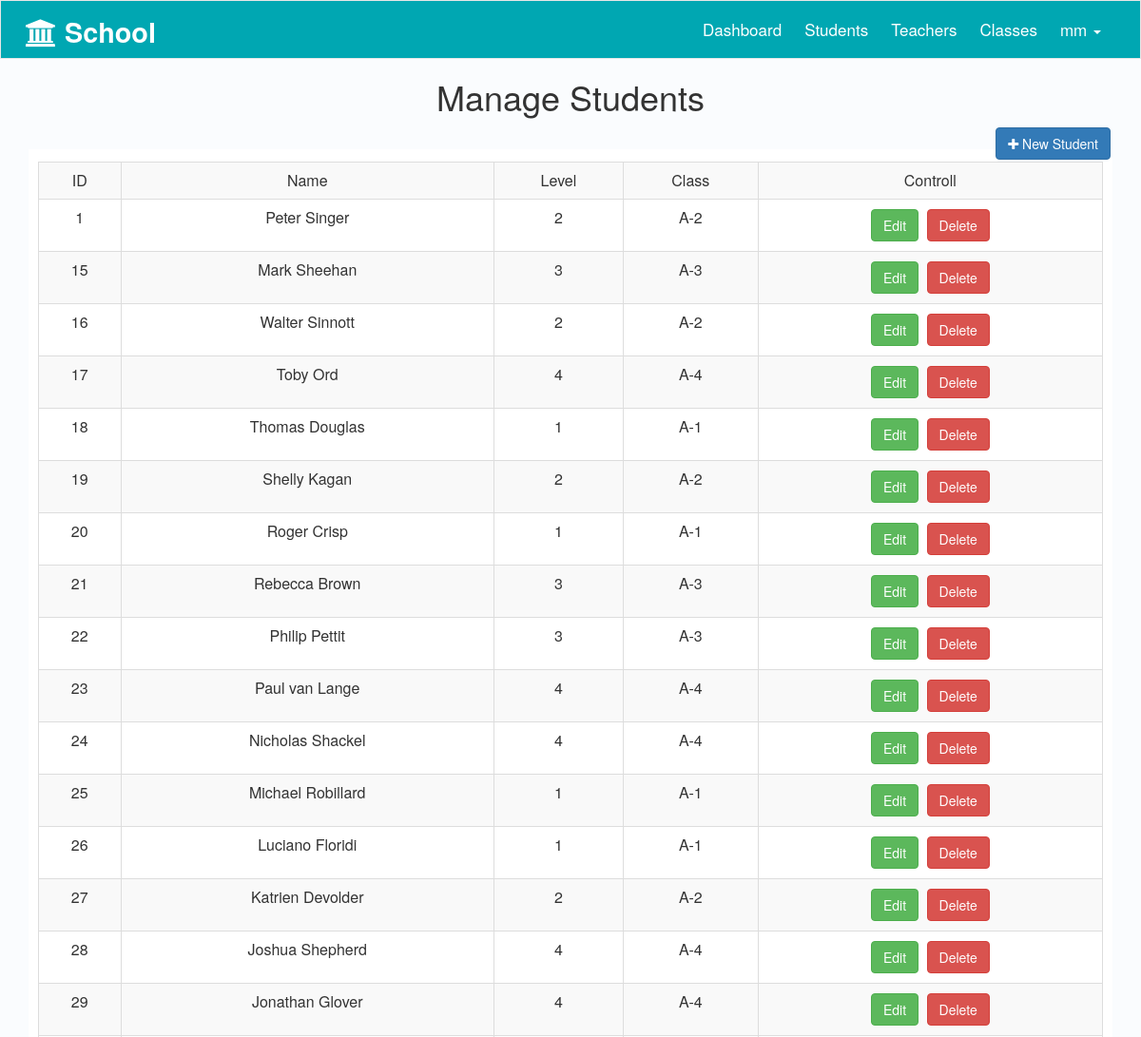
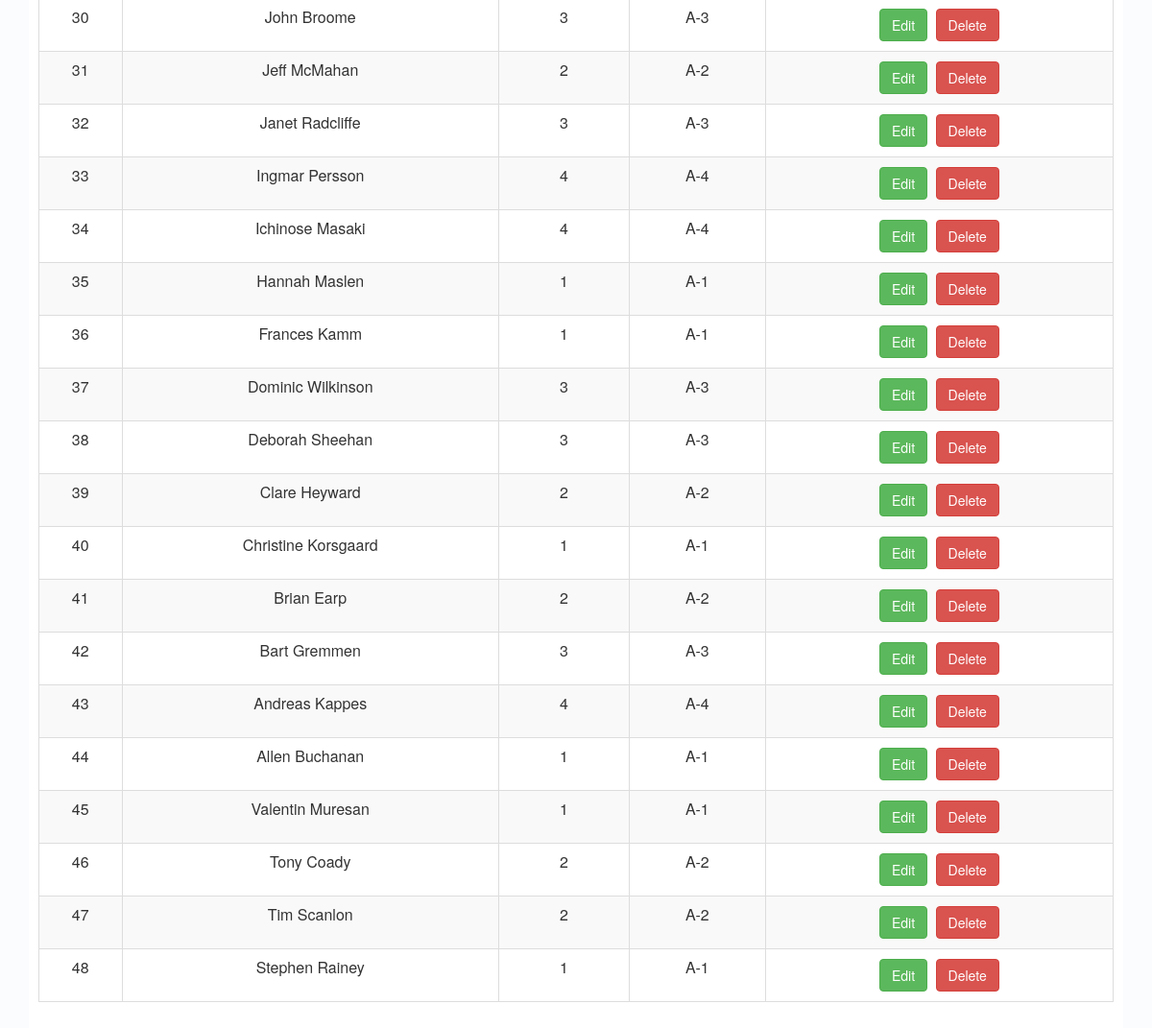
Page /school/admin/students.php (signed in) on the committed database (2 pictures, top to bottom).
### tables this page shows
CREATE TABLE `students` (
  `S_ID` int(11) NOT NULL,
  `S_Name` varchar(255) NOT NULL,
  `S_Level` int(11) NOT NULL,
  `C_id` int(11) NOT NULL
);

CREATE TABLE `classes` (
  `C_ID` int(11) NOT NULL,
  `C_Name` varchar(255) NOT NULL
);

### school/admin/students.php (the view, shortened to what this page needs)
<?php
if (isset($_SESSION['USER_ID'])) {
    include 'init.php';
    $do = isset($_GET['do']) ? $_GET['do'] : 'manage';
    if ($do == 'manage') {
        $stmt = $con->prepare("SELECT
                                      students.*,
                                      classes.C_Name as c_name
                               FROM
                                      students
                               INNER JOIN
                                      classes
                               ON
                                       classes.C_ID = students.C_id");
        $stmt->execute();
        $students = $stmt->fetchAll();
        ?>
        <div class="container">
            <h1 class="text-center">Manage Students</h1>
            <a class="btn btn-primary pull-right" href="?do=add"><i class="fa fa-plus "></i> New Student</a>
            <div class="manage  text-center">
                <?php
                if ($stmt->rowCount() < 1)
                echo "There is no data to display!!";
                else {
                ?>
                <table class="table table-bordered table-responsive  table-striped table-hover">
                    <tr>
                        <td>ID</td>
                        <td>Name</td>
                        <td>Level</td>
                        <td>Class</td>
                        <td>Controll</td>
                    </tr>
                    <?php
                    foreach ($students as $student) {
                        ?>
                        <tr>
                            <td><?php echo $student['S_ID']; ?></td>
                            <td><?php echo $student['S_Name']; ?></td>
                            <td><?php echo $student['S_Level']; ?></td>
                            <td><?php echo $student['c_name']; ?></td>
                            <td>
                                <a href="?do=edit&student_id=<?php echo $student['S_ID']; ?>"
                                   class="btn btn-success">Edit</a>
                                <a href="?do=delete&student_id=<?php echo $student['S_ID']; ?>"
                                   class="btn btn-danger confirm">Delete</a>
                            </td>
                        </tr>
                        <?php
                    }
                    ?>
                </table>
            </div>
            <?php
            }
            ?>
        </div>
        <?php
    }
            ?>
        <?php
    include $temp . 'footer.php';
} else {
    header('location: index.php');
    exit();
}

### school/admin/include/template/header.php (shortened to what this page needs)
<!DOCTYPE html>
<html>
	<head>
		<link rel="stylesheet" href="<?php echo $css ?>bootstrap.min.css" />
		<link rel="stylesheet" href="<?php echo $css ?>font-awesome.min.css" />
        <link rel="stylesheet" href="<?php echo $css ?>jquery-ui.min.css" />
        <link rel="stylesheet" href="<?php echo $css ?>jquery.selectBoxIt.css" />
		<link rel="stylesheet" href="<?php echo $css ?>admin-style.css" />
	</head>
	<body>

### school/admin/init.php (shortened to what this page needs)
<?php
$temp = 'include/template/';
$css = 'layout/css/';
include $temp . 'header.php';
if (!isset($noNavbar))
    include $temp . 'navbar.php';
?>

### school/admin/include/template/navbar.php (shortened to what this page needs)
<nav class="navbar navbar-default">
    <div class="container">
        <div class="navbar-header">
            <a class="navbar-brand" href="dashboard.php">
                <i class="fa fa-university"></i> School</a>
        </div>
        <div class="collapse navbar-collapse navbar-right" id="app-nav">
            <ul class="nav navbar-nav">
                <li><a href="dashboard.php"> Dashboard </a></li>
                <li><a href="students.php"> Students </a></li>
                <li><a href="teachers.php"> Teachers </a></li>
                <li><a href="classes.php"> Classes </a></li>
            </ul>
            <ul class="nav navbar-nav navbar-right">
                <li class="dropdown">
                    <a href="#" class="dropdown-toggle" data-toggle="dropdown" role="button" aria-haspopup="true"
                       aria-expanded="false"><?php echo $_SESSION['USERNAME'] ?> <span class="caret"></span></a>
                </li>
            </ul>
        </div>
    </div>
</nav>

### school/admin/include/template/footer.php (shortened to what this page needs)
	</body>
</html>

### school/admin/layout/css/admin-style.css (style rules this page uses)
body { background-color: #FAFCFE; font-size: 16px; }
.btn { margin: 2px; }
.navbar { border-radius: 0; margin-bottom: 0; background-color: #00A7B2; padding: 5px; }
.nav > li > a, .navbar-brand { padding: 15px 12px }
.navbar-default .navbar-brand, .navbar-default .navbar-nav > li > a { color: #FFF; font-size: 17px; }
.navbar-default .navbar-brand { font-size: 1.8em; font-weight: bold; }
.manage { background-color: #FFFFFF; padding: 10px; margin-top: 35px; }

### rows in the picture
students: S_ID "1", S_Name "Peter Singer", S_Level "2", C.C_Name "A-2"
students: S_ID "15", S_Name "Mark Sheehan", S_Level "3", C.C_Name "A-3"
students: S_ID "16", S_Name "Walter Sinnott", S_Level "2", C.C_Name "A-2"
students: S_ID "17", S_Name "Toby Ord", S_Level "4", C.C_Name "A-4"
students: S_ID "18", S_Name "Thomas Douglas", S_Level "1", C.C_Name "A-1"
students: S_ID "19", S_Name "Shelly Kagan", S_Level "2", C.C_Name "A-2"
students: S_ID "20", S_Name "Roger Crisp", S_Level "1", C.C_Name "A-1"
students: S_ID "21", S_Name "Rebecca Brown", S_Level "3", C.C_Name "A-3"
students: S_ID "22", S_Name "Philip Pettit", S_Level "3", C.C_Name "A-3"
students: S_ID "23", S_Name "Paul van Lange", S_Level "4", C.C_Name "A-4"
students: S_ID "24", S_Name "Nicholas Shackel", S_Level "4", C.C_Name "A-4"
students: S_ID "25", S_Name "Michael Robillard", S_Level "1", C.C_Name "A-1"
students: S_ID "26", S_Name "Luciano Floridi", S_Level "1", C.C_Name "A-1"
students: S_ID "27", S_Name "Katrien Devolder", S_Level "2", C.C_Name "A-2"
students: S_ID "28", S_Name "Joshua Shepherd", S_Level "4", C.C_Name "A-4"
students: S_ID "29", S_Name "Jonathan Glover", S_Level "4", C.C_Name "A-4"
students: S_ID "30", S_Name "John Broome", S_Level "3", C.C_Name "A-3"
students: S_ID "31", S_Name "Jeff McMahan", S_Level "2", C.C_Name "A-2"
students: S_ID "32", S_Name "Janet Radcliffe", S_Level "3", C.C_Name "A-3"
students: S_ID "33", S_Name "Ingmar Persson", S_Level "4", C.C_Name "A-4"
students: S_ID "34", S_Name "Ichinose Masaki", S_Level "4", C.C_Name "A-4"
students: S_ID "35", S_Name "Hannah Maslen", S_Level "1", C.C_Name "A-1"
students: S_ID "36", S_Name "Frances Kamm", S_Level "1", C.C_Name "A-1"
students: S_ID "37", S_Name "Dominic Wilkinson", S_Level "3", C.C_Name "A-3"
students: S_ID "38", S_Name "Deborah Sheehan", S_Level "3", C.C_Name "A-3"
students: S_ID "39", S_Name "Clare Heyward", S_Level "2", C.C_Name "A-2"
students: S_ID "40", S_Name "Christine Korsgaard", S_Level "1", C.C_Name "A-1"
students: S_ID "41", S_Name "Brian Earp", S_Level "2", C.C_Name "A-2"
students: S_ID "42", S_Name "Bart Gremmen", S_Level "3", C.C_Name "A-3"
students: S_ID "43", S_Name "Andreas Kappes", S_Level "4", C.C_Name "A-4"
students: S_ID "44", S_Name "Allen Buchanan", S_Level "1", C.C_Name "A-1"
students: S_ID "45", S_Name "Valentin Muresan", S_Level "1", C.C_Name "A-1"
students: S_ID "46", S_Name "Tony Coady", S_Level "2", C.C_Name "A-2"
students: S_ID "47", S_Name "Tim Scanlon", S_Level "2", C.C_Name "A-2"
students: S_ID "48", S_Name "Stephen Rainey", S_Level "1", C.C_Name "A-1"

### other values in the picture
$_SESSION['USERNAME'] "mm"
